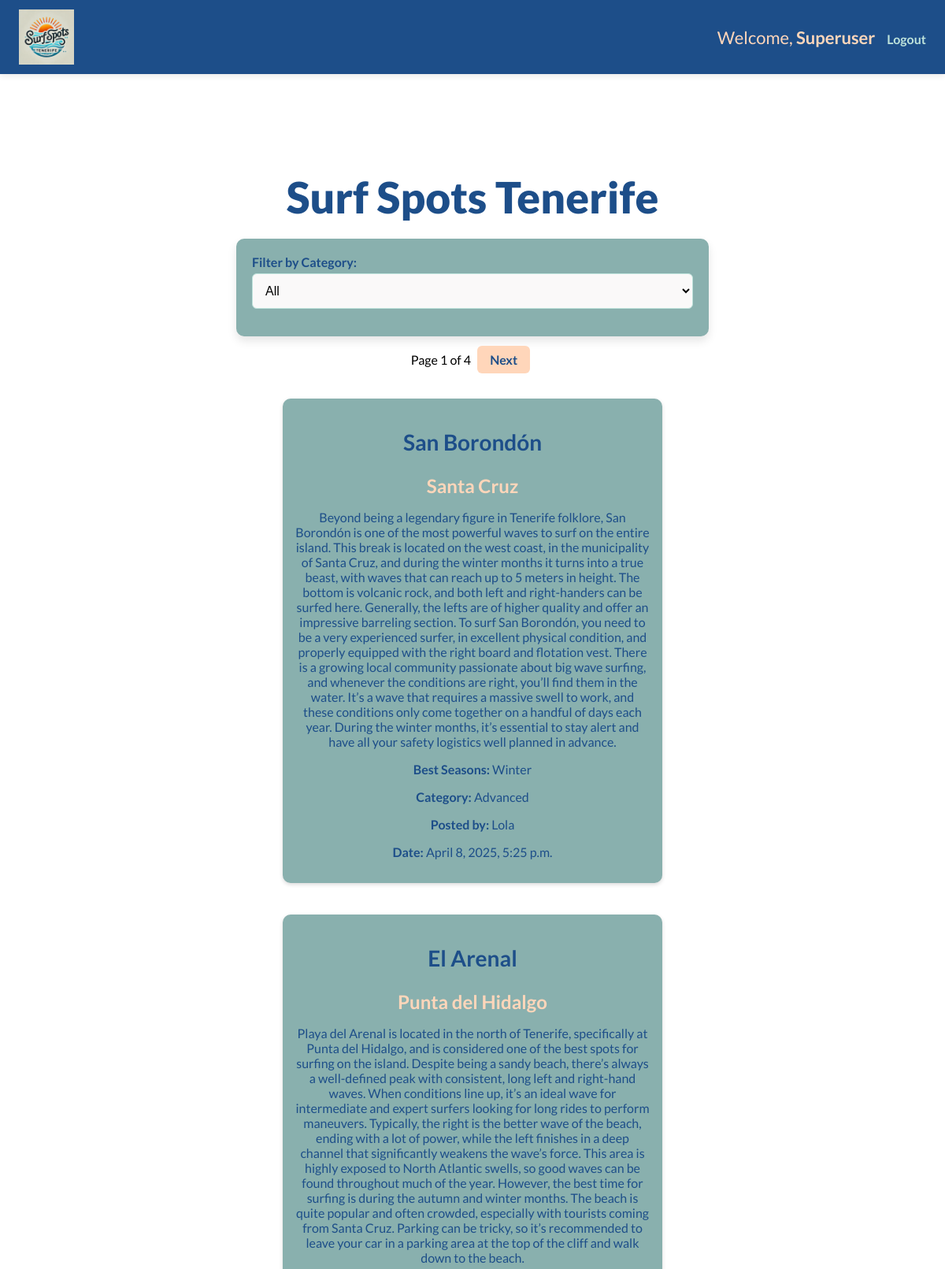
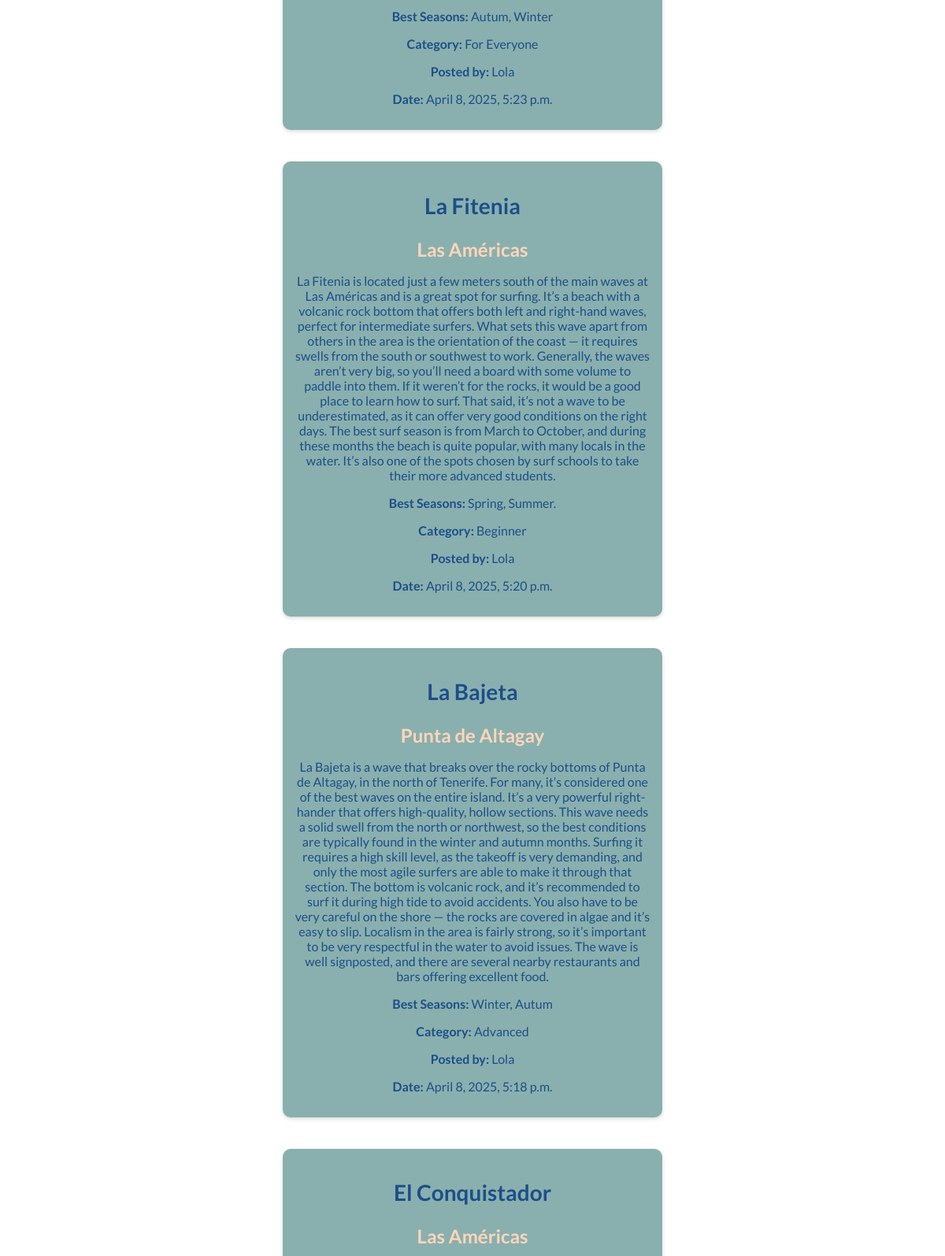
Screenshot of /users/home/ (signed in, upper part) with the database file from the repository (2 pictures, top to bottom).
### users_account/models.py (models this page shows, shortened)
class NovaUser(AbstractUser):
    pass

class SurfSpot(models.Model):
    CATEGORY_CHOICES = [
        ("Beginner", "Beginner"),
        ("Advanced", "Advanced"),
        ("For Everyone", "For Everyone"),
    ]
    title = models.CharField(max_length=50)
    location = models.CharField(max_length=50)
    description = models.TextField()
    best_seasons = models.CharField(max_length=300, blank=True, null=True)
    category = models.CharField(max_length=20, choices=CATEGORY_CHOICES, default="For Everyone") # New category field
    user = models.ForeignKey(settings.AUTH_USER_MODEL, on_delete=models.CASCADE)
    created_at = models.DateTimeField(auto_now_add=True)

### users_account/views.py (the view)
# urls.py: path('home/', views.home_view, name='home'),
@login_required
def home_view(request):
    if request.method == 'POST':
        form = SurfSpotForm(request.POST)
        if form.is_valid():
            surf_spot = form.save(commit=False)
            surf_spot.user = request.user
            surf_spot.save()
            messages.success(request, "Surf spot created successfully!")
            return redirect('home')
        else:
            print(form.errors) #debugging
    else:
        form = SurfSpotForm()
    selected_category = request.GET.get('category')
    print(f"Raw selected category: {selected_category}")
    if selected_category:
        surf_spots_list = SurfSpot.objects.filter(category=selected_category).order_by('-created_at')
        print(f"Selected category: {selected_category}, Surf spots found: {surf_spots_list.count()}") #debugging
    else:
        surf_spots_list = SurfSpot.objects.all().order_by('-created_at')
        print(f"No category selected, Total surf spots: {surf_spots_list.count()}") #debugging
    paginator = Paginator(surf_spots_list, 5) # ensured that is set to 5
    page_number = request.GET.get('page')
    surf_spots = paginator.get_page(page_number)
    return render(request, 'users_account/home.html', {
        'form': form,
        'surf_spots': surf_spots,
        'selected_category': selected_category,
    })

### users_account/forms.py (shortened to what this page needs)
class SurfSpotForm(forms.ModelForm):
    class Meta:
        model = SurfSpot
        fields = ['title', 'location', 'description', 'best_seasons', 'category'] #new field
        widgets = {
            'category': forms.Select(attrs={'class': 'form-control'}),
        }

### users_account/templates/users_account/home.html (shortened to what this page needs)
{% extends 'base.html' %}
{% block content %}
<div class="main-content">
    <h1 class="main-title">Surf Spots Tenerife</h1>
    <form method="GET" action="{% url 'home' %}" class="category-filter-form">
        <label for="category">Filter by Category:</label>
        <select name="category" id="category" onchange="this.form.submit()">
            <option value="" {% if not selected_category %}selected{% endif %}>All</option>
        </select>
    </form>
    {% if surf_spots %}
    <div class="pagination">
        <span>Page {{ surf_spots.number }} of {{ surf_spots.paginator.num_pages }}</span>
        {% if surf_spots.has_next %}
        <a
            href="?page={{ surf_spots.next_page_number }}{% if selected_category %}&category={{ selected_category }}{% endif %}">Next</a>
        {% endif %}
    </div>
    <div id="surf-spots-list">
        {% for spot in surf_spots %}
        <div class="surf-spot">
            <h2 class="spot-title">
                <a href="{% url 'surf_spot_detail' spot_id=spot.id %}">{{ spot.title }}</a>
            </h2>
            <h3><strong> {{ spot.location }} </strong></h3>
            <p>{{ spot.description }}</p>
            <p><strong>Best Seasons:</strong> {{ spot.best_seasons }}</p>
            <p><strong>Category:</strong> {{ spot.category }}</p>
            <p><strong>Posted by:</strong> {{ spot.user.username }}</p>
            <p><strong>Date:</strong> {{ spot.created_at }}</p>
        </div>
        {% endfor %}
    </div>
    {% else %}
    <p>No surf spots found for the selected category.</p>
    {% endif %}
</div>
{% endblock %}

### templates/base.html (shortened to what this page needs)
{% load static %}
<!DOCTYPE html>
<html lang="en">
<head>
    <link rel="stylesheet" href="{% static 'css/styles.css' %}">
</head>
<body>
    <nav class="navbar">
        <div class="nav-container">
            <a href="{% url 'home' %}" class="logo">
                <img src="{% static 'images/logo.png' %}" alt="Surf Spots Logo" class="logo-img">
            </a>
            <ul class="nav-links">
                {% if request.user.is_authenticated %}
                <li>Welcome, <strong>{{ request.user.username }}</strong></li>
                <li><a href="{% url 'logout' %}" class="nav-link">Logout</a></li>
                {% else %}
                <li><a href="{% url 'login' %}" class="nav-link">Login</a></li>
                {% endif %}
            </ul>
        </div>
    </nav>
    <main>
        {% block content %}{% endblock %}
    </main>
</body>
</html>

### static/css/styles.css (style rules this page uses)
:root { --light-orange: #FFD6BA; --light-green: #BEE3DB; --mint-green: #89B0AE; --dark: #1D4E89; --light: #FAF9F9; }
*, *::before, *::after { box-sizing: inherit; }
body, html { margin: 0; padding: 0; box-sizing: border-box; font-family: 'Lato', sans-serif; overflow-x: hidden; scroll-behavior: smooth; }
.navbar { background-color: var(--dark); padding: 12px 24px; position: fixed; top: 0; left: 0; width: 100%; z-index: 1000; box-shadow: 0 2px 8px rgba(0, 0, 0, 0.1); color: var(--light); }
.nav-container { display: flex; justify-content: space-between; align-items: center; flex-wrap: wrap; max-width: 1200px; margin: 0 auto; }
.nav-links { list-style: none; display: flex; flex-wrap: wrap; align-items: center; gap: 15px; }
.nav-links li { color: var(--light-orange); }
.nav-links a { text-decoration: none; color: var(--light-green); font-weight: bold; font-size: 16px; transition: color 0.3s ease; }
.logo { display: flex; align-items: center; gap: 12px; color: var(--light-orange); font-weight: bold; text-decoration: none; font-size: 22px; }
.logo-img { height: 70px; width: auto; }
h1, h2, h3, p { margin-bottom: 15px; text-align: center; color: var(--dark); }
h1 { font-size: clamp(24px, 5vw, 36px); }
h2 { font-size: clamp(20px, 4vw, 28px); color: var(--mint-green); }
h3 { font-size: clamp(18px, 3vw, 24px); color: var(--light-orange); }
p, li, .nav-links a { font-size: clamp(18px, 2.5vw, 22px); }
p, form label, form input, form textarea, form select, .nav-links a, .comment, .surf-spot, button { font-size: clamp(14px, 2.5vw, 16px); }
a { cursor: pointer; color: var(--dark); text-decoration: none; transition: transform 0.2s ease, color 0.2s ease; font-weight: 700; }
main { padding-top: 80px; }
.main-content { padding: 20px; padding-top: 100px; margin: 0 auto; max-width: 1200px; }
.main-title { font-size: clamp(28px, 6vw, 55px); font-weight: 800; color: var(--dark); margin-bottom: 20px; }
.spot-title { color: var(--dark); }
form { background: var(--mint-green); padding: 20px; border-radius: 10px; box-shadow: 0 6px 12px rgba(0, 0, 0, 0.1); margin: 20px auto; width: 100%; max-width: 600px; color: var(--dark); }
form label { display: flex; font-weight: bold; margin-bottom: 5px; margin-top: 0; }
form input, form textarea, form select { width: 100%; padding: 12px; margin-bottom: 15px; border: 1px solid var(--light-green); border-radius: 6px; font-size: 16px; background-color: var(--light); }
#surf-spots-list { display: grid; grid-template-columns: repeat(auto-fit, minmax(300px, 1fr)); gap: 20px; max-width: 1200px; margin: 0 auto; padding: 20px; }
.surf-spot { background: var(--mint-green); padding: 15px; border-radius: 10px; margin-bottom: 20px; box-shadow: 0 2px 5px rgba(0, 0, 0, 0.15); color: white; }
.pagination { text-align: center; margin: 20px 0; }
.pagination a { padding: 8px 16px; margin: 0 5px; background-color: var(--light-orange); color: var(--dark); border-radius: 6px; text-decoration: none; }
@media (min-width: 1024px) { .form, #surf-spots-list { width: 45%; } }

### rows the page displays
NovaUser: user.username "Superuser"
SurfSpot: title "San Borondón", location "Santa Cruz", description "Beyond being a legendary figure in Tenerife folklore, San Borondón is one of the most powerful waves to surf on the entire island. This break is located on the west coast, in the municipality of Santa Cruz, and during the winter months it turns into a true beast, with waves that can reach up to 5 meters in height. The bottom is volcanic rock, and both left and right-handers can be surfed here. Generally, the lefts are of higher quality and offer an impressive barreling section. To surf San Borondón, you need to be a very experienced surfer, in excellent physical condition, and properly equipped with the right board and flotation vest. There is a growing local community passionate about big…", best_seasons "Winter", category "Advanced", user.username "Lola", created_at "April 8, 2025, 5:25 p.m."
SurfSpot: title "El Arenal", location "Punta del Hidalgo", description "Playa del Arenal is located in the north of Tenerife, specifically at Punta del Hidalgo, and is considered one of the best spots for surfing on the island. Despite being a sandy beach, there’s always a well-defined peak with consistent, long left and right-hand waves. When conditions line up, it’s an ideal wave for intermediate and expert surfers looking for long rides to perform maneuvers. Typically, the right is the better wave of the beach, ending with a lot of power, while the left finishes in a deep channel that significantly weakens the wave’s force. This area is highly exposed to North Atlantic swells, so good waves can be found throughout much of the year. However, the best time for…", best_seasons "Autum, Winter", category "For Everyone", user.username "Lola", created_at "April 8, 2025, 5:23 p.m."
SurfSpot: title "La Fitenia", location "Las Américas", description "La Fitenia is located just a few meters south of the main waves at Las Américas and is a great spot for surfing. It’s a beach with a volcanic rock bottom that offers both left and right-hand waves, perfect for intermediate surfers. What sets this wave apart from others in the area is the orientation of the coast — it requires swells from the south or southwest to work. Generally, the waves aren’t very big, so you’ll need a board with some volume to paddle into them. If it weren’t for the rocks, it would be a good place to learn how to surf. That said, it’s not a wave to be underestimated, as it can offer very good conditions on the right days. The best surf season is from March to October,…", best_seasons "Spring, Summer.", category "Beginner", user.username "Lola", created_at "April 8, 2025, 5:20 p.m."
SurfSpot: title "La Bajeta", location "Punta de Altagay", description "La Bajeta is a wave that breaks over the rocky bottoms of Punta de Altagay, in the north of Tenerife. For many, it’s considered one of the best waves on the entire island. It’s a very powerful right-hander that offers high-quality, hollow sections. This wave needs a solid swell from the north or northwest, so the best conditions are typically found in the winter and autumn months. Surfing it requires a high skill level, as the takeoff is very demanding, and only the most agile surfers are able to make it through that section. The bottom is volcanic rock, and it’s recommended to surf it during high tide to avoid accidents. You also have to be very careful on the shore — the rocks are covered…", best_seasons "Winter, Autum", category "Advanced", user.username "Lola", created_at "April 8, 2025, 5:18 p.m."
SurfSpot: title "El Conquistador", location "Las Américas"

### other values shown
{{ surf_spots.number }} "1"
{{ surf_spots.paginator.num_pages }} "4"
